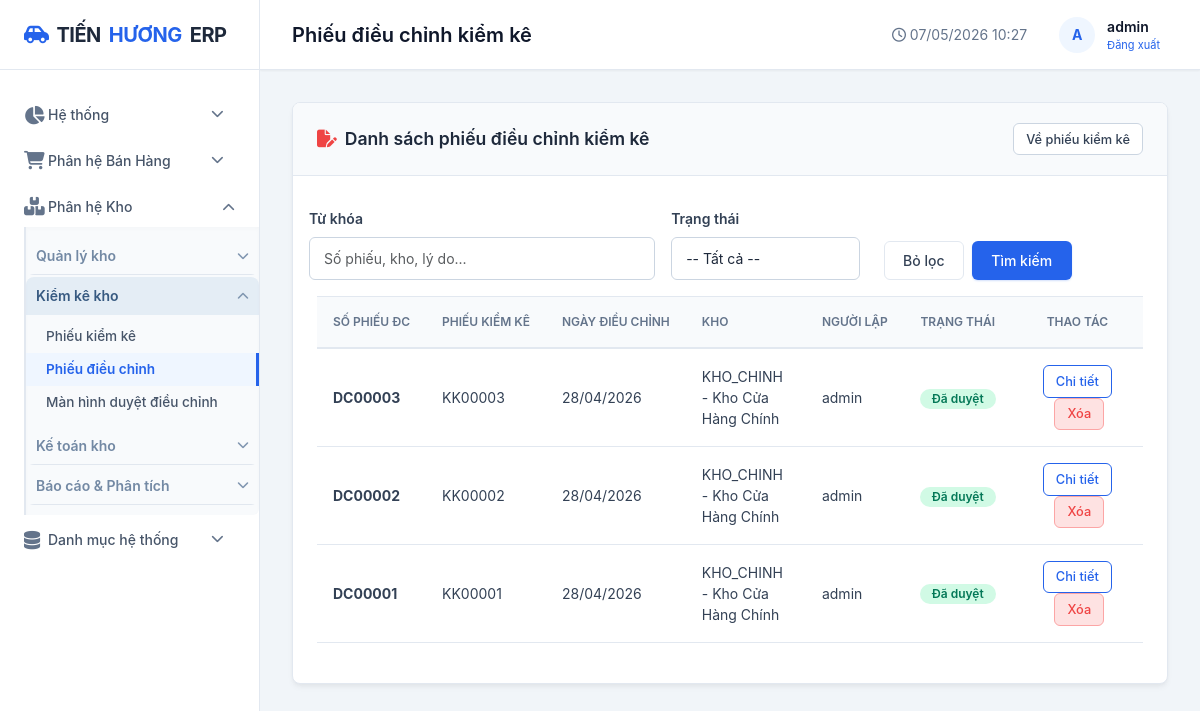
Page /kho/kiem-ke/dieu-chinh/ (signed in) on the earlier database version.
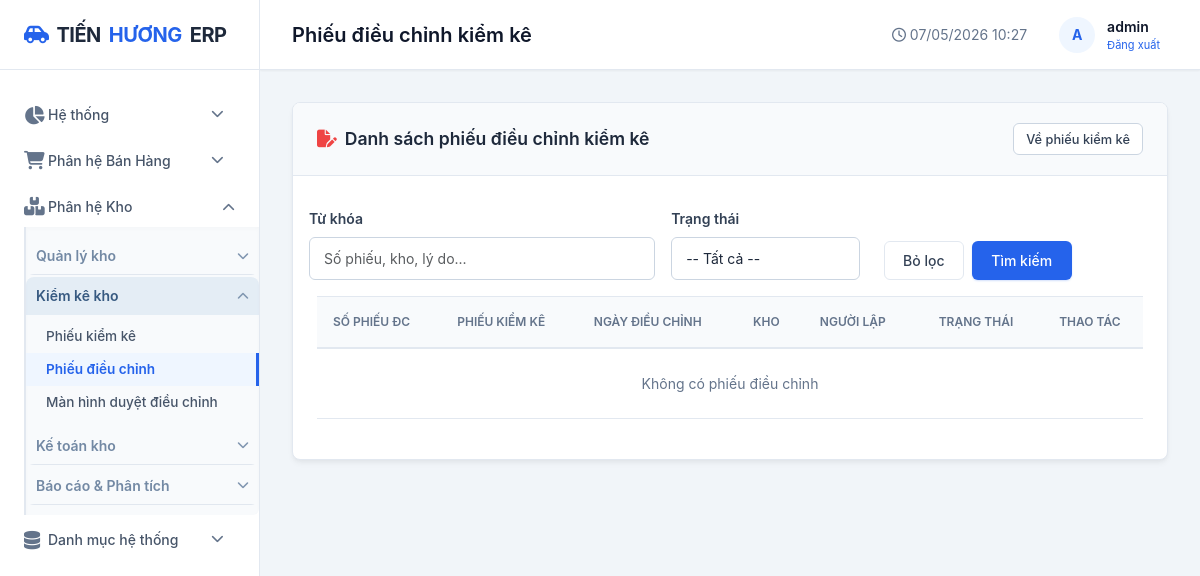
Same page on the later database version.
### apps/kho/models.py (models this page shows, shortened)
class PhieuDieuChinhKiemKe(AccountingPeriodLockMixin, models.Model):
    accounting_period_date_field = 'ngay_dieu_chinh'
    accounting_period_label = 'phiếu điều chỉnh kiểm kê'
    TRANG_THAI = [
        ('1', '1 - Chờ duyệt'),
        ('2', '2 - Đã duyệt'),
    ]
    so_phieu = models.CharField(max_length=30, unique=True, verbose_name='Mã phiếu điều chỉnh')
    kiem_ke = models.OneToOneField(KiemKe, on_delete=models.PROTECT, related_name='phieu_dieu_chinh')
    ngay_dieu_chinh = models.DateField(default=datetime.date.today, verbose_name='Ngày điều chỉnh')
    kho = models.ForeignKey(Kho, on_delete=models.PROTECT, verbose_name='Kho')
    nguoi_lap = models.ForeignKey(User, on_delete=models.SET_NULL, null=True, blank=True, verbose_name='Người lập')
    ly_do = models.CharField(max_length=255, verbose_name='Lý do điều chỉnh')
    trang_thai = models.CharField(max_length=20, choices=TRANG_THAI, default='1', verbose_name='Trạng thái')
    ngay_tao = models.DateTimeField(auto_now_add=True)
    class Meta:
        db_table = 'kho_phieudieuchinh_kiemke'
        verbose_name = 'Phiếu điều chỉnh kiểm kê'
        ordering = ['-ngay_dieu_chinh', '-id']

class KiemKe(AccountingPeriodLockMixin, models.Model):
    accounting_period_date_field = 'ngay_kiem_ke'
    accounting_period_label = 'phiếu kiểm kê'
    TRANG_THAI = [
        ('1', '1 - Chờ kiểm kê'),
        ('2', '2 - Chờ điều chỉnh'),
        ('3', '3 - Hoàn thành'),
    ]
    ma_phieu = models.CharField(max_length=30, unique=True, blank=True, verbose_name='Mã phiếu kiểm kê')
    ngay_kiem_ke = models.DateField(default=datetime.date.today, verbose_name='Ngày kiểm kê')
    kho = models.ForeignKey(Kho, on_delete=models.PROTECT, verbose_name='Kho')
    nhom_hang = models.ForeignKey(NhomHang, on_delete=models.SET_NULL, null=True, blank=True, verbose_name='Loại hàng hóa kiểm kê')
    hang_hoa = models.ForeignKey(HangHoa, on_delete=models.SET_NULL, null=True, blank=True, verbose_name='Hàng hóa kiểm kê')
    khu_vuc = models.CharField(max_length=120, blank=True, verbose_name='Khu vực kiểm kê')
    vi_tri_hang_loi = models.ForeignKey(
        ViTriKho,
        on_delete=models.SET_NULL,
        null=True,
        blank=True,
        related_name='kiem_ke_hang_loi',
        verbose_name='Vị trí hàng lỗi',
    )
    nguoi_kiem = models.CharField(max_length=100, blank=True, verbose_name='Người kiểm kê')
    trang_thai = models.CharField(max_length=20, choices=TRANG_THAI, default='1')
    ghi_chu = models.TextField(blank=True)
    ngay_tao = models.DateTimeField(auto_now_add=True)
    class Meta:
        db_table = 'kho_kiemke'
        verbose_name = 'Phiếu kiểm kê'
        ordering = ['-ngay_kiem_ke']

### apps/danh_muc/models.py (models this page shows, shortened)
class Kho(models.Model):
    ma_kho = models.CharField(max_length=10, unique=True, verbose_name="Mã kho")
    ten_kho = models.CharField(max_length=100, verbose_name="Tên kho")
    dia_chi = models.CharField(max_length=200, blank=True, verbose_name="Địa chỉ")
    trang_thai = models.BooleanField(default=True, verbose_name="Hoạt động")
    class Meta:
        db_table = "core_kho"
        verbose_name = "Kho"
        ordering = ["ma_kho"]

### apps/kho/views.py (the view, shortened to what this page needs)
# urls.py: path('kiem-ke/dieu-chinh/', views.kiem_ke_dieu_chinh_list, name='kiem_ke_dieu_chinh_list'),
@login_required
def kiem_ke_dieu_chinh_list(request):
    if not _can_manage_kiem_ke(request.user):
        messages.error(request, 'Bạn không có quyền truy cập phiếu điều chỉnh kiểm kê.')
        return redirect('dashboard')
    q = request.GET.get('q', '').strip()
    trang_thai = request.GET.get('trang_thai', '').strip()
    items = PhieuDieuChinhKiemKe.objects.select_related('kiem_ke', 'kho', 'nguoi_lap').order_by('-ngay_tao')
    if trang_thai:
        items = items.filter(trang_thai=trang_thai)
    return render(request, 'kho/kiem_ke_dieu_chinh_list.html', {
        'items': items[:30],
        'q': q,
        'trang_thai': trang_thai,
        'page_title': 'Phiếu điều chỉnh kiểm kê',
        'active_menu': 'kiem_ke',
    })

### apps/kho/views.py (called while the page is built)
def _can_manage_kiem_ke(user):
    return (
        user.is_superuser
        or user.is_staff
        or user.has_perm('kho.add_kiemke')
        or user.has_perm('kho.change_kiemke')
        or user.has_perm('kho.view_kiemke')
    )

### templates/kho/kiem_ke_dieu_chinh_list.html (shortened to what this page needs)
{% extends 'base.html' %}
{% load humanize %}
{% block content %}
<div class="card">
    <div class="card-header d-flex justify-content-between align-items-center">
        <div class="card-title mb-0"><i class="fas fa-file-pen text-danger"></i> Danh sách phiếu điều chỉnh kiểm kê</div>
        <a href="{% url 'kiem_ke_list' %}" class="btn btn-outline-secondary btn-sm">Về phiếu kiểm kê</a>
    </div>
    <div class="card-body">
        <form method="get" class="row g-2 mb-3">
            <div class="col-md-5">
                <label class="form-label">Từ khóa</label>
                <input type="text" name="q" class="form-control" value="{{ q }}" placeholder="Số phiếu, kho, lý do...">
            </div>
            <div class="col-md-3">
                <label class="form-label">Trạng thái</label>
                <select name="trang_thai" class="form-control">
                    <option value="">-- Tất cả --</option>
                </select>
            </div>
            <div class="col-md-4 d-flex align-items-end gap-2">
                <a href="{% url 'kiem_ke_dieu_chinh_list' %}" class="btn btn-light border">Bỏ lọc</a>
                <button class="btn btn-primary" type="submit">Tìm kiếm</button>
            </div>
        </form>
        <div class="table-responsive">
            <table class="table align-middle">
                <thead>
                    <tr>
                        <th>Số phiếu ĐC</th>
                        <th>Phiếu kiểm kê</th>
                        <th>Ngày điều chỉnh</th>
                        <th>Kho</th>
                        <th>Người lập</th>
                        <th class="text-center">Trạng thái</th>
                        <th class="text-center">Thao tác</th>
                    </tr>
                </thead>
                <tbody>
                    {% for item in items %}
                    <tr>
                        <td><strong>{{ item.so_phieu }}</strong></td>
                        <td>{{ item.kiem_ke.ma_phieu }}</td>
                        <td>{{ item.ngay_dieu_chinh|date:'d/m/Y' }}</td>
                        <td>{{ item.kho.ma_kho }} - {{ item.kho.ten_kho }}</td>
                        <td>{% if item.nguoi_lap %}{{ item.nguoi_lap.get_full_name|default:item.nguoi_lap.username }}{% else %}-{% endif %}</td>
                        <td class="text-center">
                            {% if item.trang_thai == '1' %}
                                <span class="badge badge-warning">Chờ duyệt</span>
                            {% else %}
                                <span class="badge badge-success">Đã duyệt</span>
                            {% endif %}
                        </td>
                        <td class="text-center" style="min-width: 130px;">
                            <a href="{% url 'kiem_ke_dieu_chinh_detail' item.pk %}" class="btn btn-sm btn-outline-primary">Chi tiết</a>
                            <form method="post" action="{% url 'kiem_ke_dieu_chinh_xoa' item.pk %}" class="d-inline" onsubmit="return confirm('Xóa phiếu này?');">
                                <button type="submit" class="btn btn-sm btn-danger ms-1">Xóa</button>
                            </form>
                        </td>
                    </tr>
                    {% empty %}
                    <tr><td colspan="7" class="text-center text-muted py-4">Không có phiếu điều chỉnh</td></tr>
                    {% endfor %}
                </tbody>
            </table>
        </div>
    </div>
</div>
{% endblock %}

Differences in the rows shown:
removed PhieuDieuChinhKiemKe: so_phieu "DC00003", kiem_ke.ma_phieu "KK00003", ngay_dieu_chinh "28/04/2026", kho.ma_kho "KHO_CHINH", kho.ten_kho "Kho Cửa Hàng Chính", nguoi_lap.get_full_name "admin", trang_thai "Đã duyệt"
removed PhieuDieuChinhKiemKe: so_phieu "DC00002", kiem_ke.ma_phieu "KK00002", ngay_dieu_chinh "28/04/2026", kho.ma_kho "KHO_CHINH", kho.ten_kho "Kho Cửa Hàng Chính", nguoi_lap.get_full_name "admin", trang_thai "Đã duyệt"
removed PhieuDieuChinhKiemKe: so_phieu "DC00001", kiem_ke.ma_phieu "KK00001", ngay_dieu_chinh "28/04/2026", kho.ma_kho "KHO_CHINH", kho.ten_kho "Kho Cửa Hàng Chính", nguoi_lap.get_full_name "admin", trang_thai "Đã duyệt"
Other differences:
text now shown: "Không có phiếu điều chỉnh"
